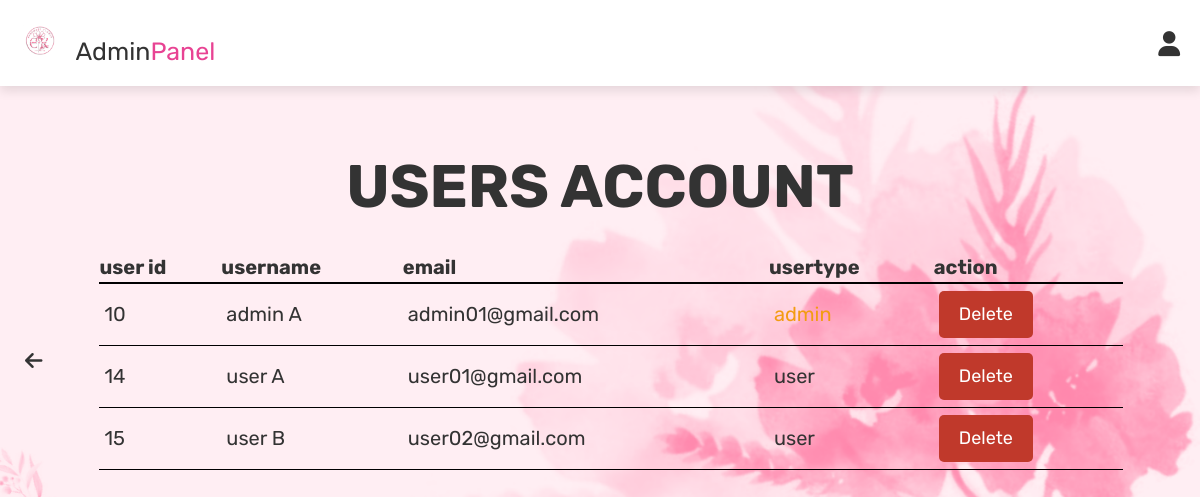
Page /admin_users.php (signed in) on the earlier database version.
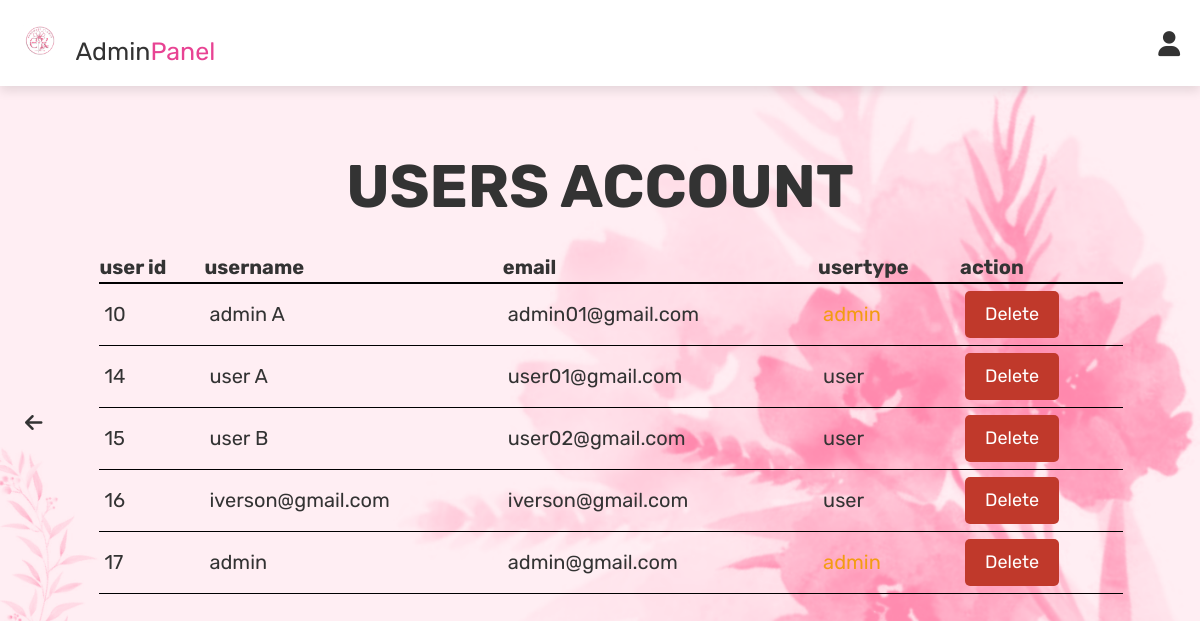
Same page on the later database version.
### tables this page shows
CREATE TABLE `users` (
  `id` int(100) NOT NULL,
  `name` varchar(100) NOT NULL,
  `email` varchar(100) NOT NULL,
  `password` varchar(100) NOT NULL,
  `user_type` varchar(20) NOT NULL DEFAULT 'user'
);

### admin_users.php (the view, shortened to what this page needs)
<?php
@include 'config.php';
?>
<!DOCTYPE html>
<html lang="en">
<head>
   <link rel="stylesheet" href="https://cdnjs.cloudflare.com/ajax/libs/font-awesome/6.0.0/css/all.min.css">
    <link rel="stylesheet" href="./css/admin_style.css" />
</head>
<body>
<?php @include 'admin_header.php'; ?>
<section class="users">
   <h1 class="title">users account</h1>
   <a href="admin_page.php" class="navlink">
   <i class="fas fa-arrow-left"></i>
   <div class="box-container">
      <table class="user-table">
         <thead>
            <tr>
               <th>user id</th>
               <th>username</th>
               <th>email</th>
               <th>usertype</th>
               <th>action</th>
            </tr>
         </thead>
         <tbody>
      <?php
         $select_users = mysqli_query($conn, "SELECT * FROM `users`") or die('query failed');
         if(mysqli_num_rows($select_users) > 0){
            while($fetch_users = mysqli_fetch_assoc($select_users)){
      ?>
            <tr>
               <td><?php echo $fetch_users['id']; ?></td>
               <td><?php echo $fetch_users['name']; ?></td>
               <td><?php echo $fetch_users['email']; ?></td>
               <td style="color:<?php if($fetch_users['user_type'] == 'admin'){ echo 'var(--orange)'; }; ?>"><?php echo $fetch_users['user_type']; ?></td>
               <td><a href="admin_users.php?delete=<?php echo $fetch_users['id']; ?>" onclick="return confirm('delete this user?');" class="delete-btn">delete</a></td>
            </tr>
      <?php
         }
      }
      ?>
      </tbody>
      </table>
   </div>
</section>
</body>
</html>

Differences in the rows shown:
added users: id "16", name "iverson@gmail.com", email "iverson@gmail.com", user_type "user"
added users: id "17", name "admin", email "admin@gmail.com", user_type "admin"
